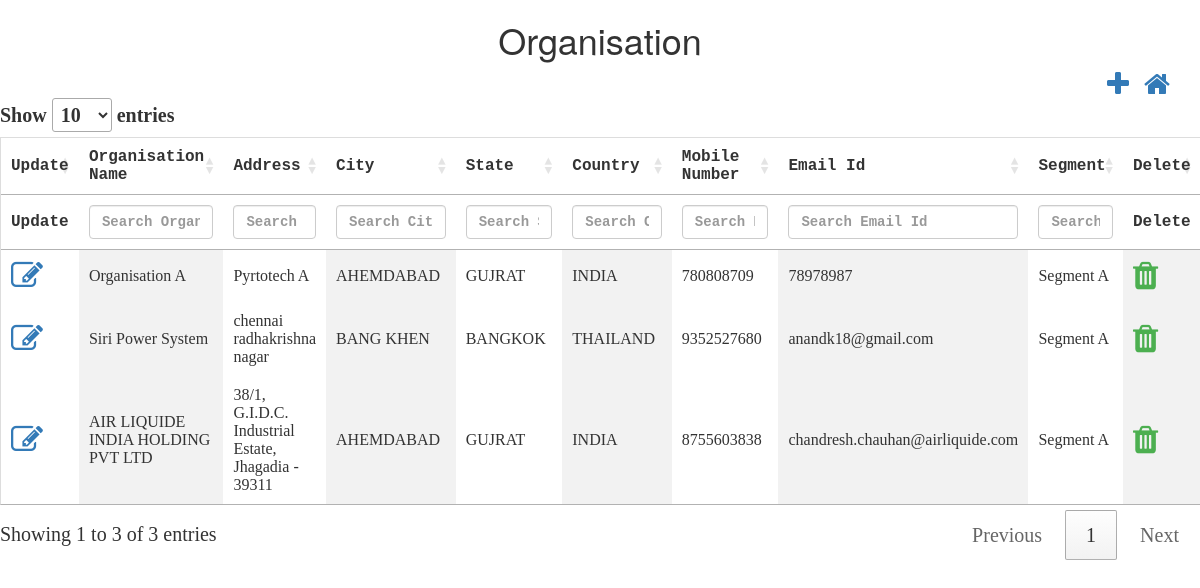
Page /controllers/organisation.php on the committed database.
### tables this page shows
CREATE TABLE `tbl_organisation` (
  `nid` int(10) NOT NULL,
  `norg_id` int(10) NOT NULL,
  `corg_name` varchar(50) NOT NULL,
  `corg_address` varchar(50) NOT NULL,
  `corg_city` varchar(50) NOT NULL,
  `corg_state` varchar(50) NOT NULL,
  `corg_country` varchar(50) NOT NULL,
  `corg_mobileNumber` varchar(10) NOT NULL,
  `corg_emailId` varchar(50) NOT NULL,
  `norg_segment_id` int(10) NOT NULL,
  `isActive` bit(1) NOT NULL,
  `isAvailable` bit(1) NOT NULL,
  `dcreated_date` datetime NOT NULL,
  `dupdated_date` datetime NOT NULL,
  `ninternal_id` int(11) DEFAULT NULL
);

CREATE TABLE `tbl_segment` (
  `nid` int(10) NOT NULL,
  `nsegment_id` int(10) NOT NULL,
  `csegment_name` varchar(50) NOT NULL,
  `isActive` bit(1) NOT NULL,
  `isAvailable` bit(1) NOT NULL,
  `dcreated_date` datetime NOT NULL,
  `dupdated_date` datetime NOT NULL,
  `ninternal_id` int(11) DEFAULT NULL
);

### controllers/organisation.php (the view, shortened to what this page needs)
<html>
<head>
    <script src="http://ajax.googleapis.com/ajax/libs/jquery/1.11.2/jquery.min.js"></script>
    <link rel="stylesheet" href="../css/theme.css">
    <link rel="stylesheet" href="https://cdn.datatables.net/1.10.22/css/jquery.dataTables.min.css">
    <link rel="stylesheet" href="https://cdnjs.cloudflare.com/ajax/libs/font-awesome/4.7.0/css/font-awesome.min.css">
    <link rel="stylesheet" href="https://maxcdn.bootstrapcdn.com/bootstrap/3.4.1/css/bootstrap.min.css">
</head>
<h1>Organisation</h1>
<div class="container">
    <a style="float:right;margin-left: 15px;" href="../dashboard.php"><i class="fa fa-home fa-2x"></i></a>
    <a style="float:right" href="#organisation_modal" data-toggle="modal" id='add' data-id="1"><i class="fa fa-plus fa-2x"
                                                                                        aria-hidden="true"></i></a>
</div>
        <?php
        $conn = OpenCon();
        $sql = "SELECT o.ninternal_id,o.norg_id,o.corg_name,o.corg_address,o.corg_city,o.corg_state,o.corg_country,o.corg_mobileNumber,o.corg_emailId,o.norg_segment_id,o.isActive,o.isAvailable,s.csegment_name
                    FROM tbl_organisation AS o
                    INNER JOIN tbl_segment AS s
                    ON o.norg_segment_id = s.nsegment_id
                    WHERE o.isAvailable=1;";
        $retval = mysqli_query($conn, $sql);
        echo "<table id='organisationTable'  name='organisationTable' >
            <thead>
            <tr>
            <th style='display:none;'>INTERNAL ID</th>
            <th style='display:none;'>ORG ID</th>
            <th>Update</th>
            <th>Organisation Name</th>
            <th>Address</th>
            <th>City</th>
            <th>State</th>
            <th>Country</th>
            <th>Mobile Number</th>
            <th>Email Id</th>
            <th>Segment</th>
             <th>Delete</th>
            </tr>
            </thead>
                   <tbody>
            ";
        while ($row = mysqli_fetch_array($retval, MYSQLI_ASSOC)) {
            echo "<tr>";
            echo "<td ><a  href='#organisation_modal' data-toggle='modal' class='updateClass' data-id='2'><i class='fa fa-edit fa-2x'></i></a></td>";
            echo "<td>" . $row['corg_name'] . "</td>";
            echo "<td>" . $row['corg_address'] . "</td>";
            echo "<td>" . $row['corg_city'] . "</td>";
            echo "<td>" . $row['corg_state'] . "</td>";
            echo "<td>" . $row['corg_country'] . "</td>";
            echo "<td>" . $row['corg_mobileNumber'] . "</td>";
            echo "<td>" . $row['corg_emailId'] . "</td>";
            echo "<td>" . $row['csegment_name'] . "</td>";
            echo "<td class='action-delete'><i class='fa fa-trash fa-2x' style='color:#4caf50;'</i></td>";
            echo "</tr>";
        }
        echo "</tbody></table>";
        ?>
</html>

### css/theme.css (style rules this page uses)
h1 { text-align: center; }
table { border-collapse: collapse; border-spacing: 0; width: 100%; border: 1px solid #ddd; }
th { text-align: left; padding: 10px !important; font-family: "Lucida Console", Courier, monospace; }
td { text-align: left; padding: 10px !important; }
td:nth-child(even) { background-color: #f2f2f2; }

### rows in the picture
tbl_organisation: corg_name "Organisation A", corg_address "Pyrtotech A", corg_city "AHEMDABAD", corg_state "GUJRAT", corg_country "INDIA", corg_mobileNumber "780808709", corg_emailId "78978987", tbl_segment.csegment_name "Segment A"
tbl_organisation: corg_name "Siri Power System", corg_address "chennai radhakrishna nagar", corg_city "BANG KHEN", corg_state "BANGKOK", corg_country "THAILAND", corg_mobileNumber "9352527680", corg_emailId "anandk18@gmail.com", tbl_segment.csegment_name "Segment A"
tbl_organisation: corg_name "AIR LIQUIDE INDIA HOLDING PVT LTD", corg_address "38/1, G.I.D.C. Industrial Estate, Jhagadia - 39311", corg_city "AHEMDABAD", corg_state "GUJRAT", corg_country "INDIA", corg_mobileNumber "8755603838", corg_emailId "chandresh.chauhan@airliquide.com", tbl_segment.csegment_name "Segment A"
